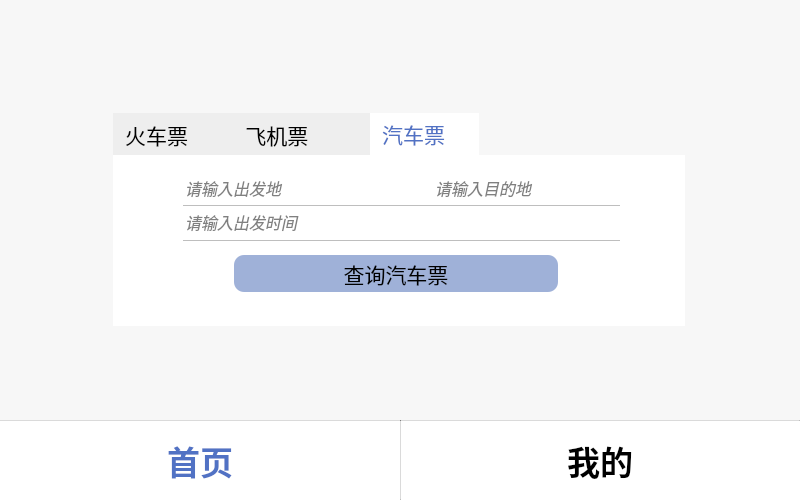
<?xml version="1.0" encoding="UTF-8"?>
<ui version="4.0">
 <class>UserHomePage</class>
 <widget class="QMainWindow" name="UserHomePage">
  <property name="geometry">
   <rect>
    <x>0</x>
    <y>0</y>
    <width>800</width>
    <height>500</height>
   </rect>
  </property>
  <property name="font">
   <font>
    <family>华文行楷</family>
    <pointsize>23</pointsize>
   </font>
  </property>
  <property name="windowTitle">
   <string>MainWindow</string>
  </property>
  <property name="styleSheet">
   <string notr="true">background-color:#f7f7f7;</string>
  </property>
  <widget class="QWidget" name="centralwidget">
   <property name="styleSheet">
    <string notr="true">background-color:#f7f7f7</string>
   </property>
   <widget class="QWidget" name="bottom" native="true">
    <property name="enabled">
     <bool>true</bool>
    </property>
    <property name="geometry">
     <rect>
      <x>0</x>
      <y>420</y>
      <width>800</width>
      <height>80</height>
     </rect>
    </property>
    <property name="minimumSize">
     <size>
      <width>800</width>
      <height>80</height>
     </size>
    </property>
    <property name="styleSheet">
     <string notr="true">*{
background-color: rgb(255, 255, 255); 
}
</string>
    </property>
    <widget class="QPushButton" name="pushButton_2">
     <property name="geometry">
      <rect>
       <x>0</x>
       <y>0</y>
       <width>400</width>
       <height>80</height>
      </rect>
     </property>
     <property name="font">
      <font>
       <family>微软雅黑</family>
       <pointsize>25</pointsize>
       <bold>true</bold>
      </font>
     </property>
     <property name="styleSheet">
      <string notr="true">*{border:none;color:#5172c4;}</string>
     </property>
     <property name="text">
      <string>首页</string>
     </property>
    </widget>
    <widget class="QPushButton" name="minebtn">
     <property name="geometry">
      <rect>
       <x>400</x>
       <y>0</y>
       <width>400</width>
       <height>80</height>
      </rect>
     </property>
     <property name="font">
      <font>
       <family>微软雅黑</family>
       <pointsize>25</pointsize>
       <bold>true</bold>
      </font>
     </property>
     <property name="cursor">
      <cursorShape>PointingHandCursor</cursorShape>
     </property>
     <property name="styleSheet">
      <string notr="true">border:none
</string>
     </property>
     <property name="text">
      <string>我的</string>
     </property>
    </widget>
    <widget class="Line" name="line">
     <property name="geometry">
      <rect>
       <x>0</x>
       <y>0</y>
       <width>800</width>
       <height>1</height>
      </rect>
     </property>
     <property name="font">
      <font>
       <pointsize>2</pointsize>
      </font>
     </property>
     <property name="styleSheet">
      <string notr="true">background-color:rgb(190,190,190);</string>
     </property>
     <property name="orientation">
      <enum>Qt::Horizontal</enum>
     </property>
    </widget>
    <widget class="Line" name="line_2">
     <property name="geometry">
      <rect>
       <x>400</x>
       <y>0</y>
       <width>1</width>
       <height>80</height>
      </rect>
     </property>
     <property name="autoFillBackground">
      <bool>false</bool>
     </property>
     <property name="styleSheet">
      <string notr="true">background-color:rgb(190,190,190);</string>
     </property>
     <property name="orientation">
      <enum>Qt::Vertical</enum>
     </property>
    </widget>
   </widget>
   <widget class="QTabWidget" name="tabWidget">
    <property name="geometry">
     <rect>
      <x>113</x>
      <y>113</y>
      <width>572</width>
      <height>220</height>
     </rect>
    </property>
    <property name="baseSize">
     <size>
      <width>0</width>
      <height>0</height>
     </size>
    </property>
    <property name="font">
     <font>
      <family>微软雅黑</family>
      <pointsize>16</pointsize>
     </font>
    </property>
    <property name="cursor">
     <cursorShape>PointingHandCursor</cursorShape>
    </property>
    <property name="autoFillBackground">
     <bool>false</bool>
    </property>
    <property name="styleSheet">
     <string notr="true">QTabBar::tab:selected { color: #5172c4; background-color: #ffffff;}
QTabBar::tab:!selected{background-color:rgb(238,238,238);}
QTabWidget::pane { border-radius: 10px; }</string>
    </property>
    <property name="tabPosition">
     <enum>QTabWidget::North</enum>
    </property>
    <property name="tabShape">
     <enum>QTabWidget::Rounded</enum>
    </property>
    <property name="currentIndex">
     <number>2</number>
    </property>
    <property name="iconSize">
     <size>
      <width>60</width>
      <height>50</height>
     </size>
    </property>
    <property name="elideMode">
     <enum>Qt::ElideNone</enum>
    </property>
    <property name="usesScrollButtons">
     <bool>true</bool>
    </property>
    <widget class="QWidget" name="tab">
     <attribute name="icon">
      <iconset resource="res.qrc">
       <normaloff>:/train.png</normaloff>:/train.png</iconset>
     </attribute>
     <attribute name="title">
      <string>火车票      </string>
     </attribute>
     <widget class="QFrame" name="frame_5">
      <property name="geometry">
       <rect>
        <x>0</x>
        <y>0</y>
        <width>574</width>
        <height>171</height>
       </rect>
      </property>
      <property name="styleSheet">
       <string notr="true">background-color:#ffffff;border:none;
</string>
      </property>
      <property name="frameShape">
       <enum>QFrame::StyledPanel</enum>
      </property>
      <property name="frameShadow">
       <enum>QFrame::Raised</enum>
      </property>
      <widget class="Line" name="line_11">
       <property name="geometry">
        <rect>
         <x>70</x>
         <y>50</y>
         <width>437</width>
         <height>1</height>
        </rect>
       </property>
       <property name="font">
        <font>
         <pointsize>2</pointsize>
        </font>
       </property>
       <property name="styleSheet">
        <string notr="true">background-color:rgb(190,190,190);</string>
       </property>
       <property name="orientation">
        <enum>Qt::Horizontal</enum>
       </property>
      </widget>
      <widget class="Line" name="line_12">
       <property name="geometry">
        <rect>
         <x>70</x>
         <y>85</y>
         <width>437</width>
         <height>1</height>
        </rect>
       </property>
       <property name="font">
        <font>
         <pointsize>2</pointsize>
        </font>
       </property>
       <property name="styleSheet">
        <string notr="true">background-color:rgb(190,190,190);</string>
       </property>
       <property name="orientation">
        <enum>Qt::Horizontal</enum>
       </property>
      </widget>
      <widget class="QPushButton" name="trainbtn">
       <property name="geometry">
        <rect>
         <x>121</x>
         <y>100</y>
         <width>324</width>
         <height>37</height>
        </rect>
       </property>
       <property name="sizePolicy">
        <sizepolicy hsizetype="Minimum" vsizetype="Minimum">
         <horstretch>0</horstretch>
         <verstretch>0</verstretch>
        </sizepolicy>
       </property>
       <property name="minimumSize">
        <size>
         <width>0</width>
         <height>0</height>
        </size>
       </property>
       <property name="font">
        <font>
         <family>微软雅黑</family>
         <pointsize>16</pointsize>
        </font>
       </property>
       <property name="cursor">
        <cursorShape>PointingHandCursor</cursorShape>
       </property>
       <property name="layoutDirection">
        <enum>Qt::LeftToRight</enum>
       </property>
       <property name="styleSheet">
        <string notr="true">*{
background-color:rgb(159,177,216);
border-radius: 10px;
}
QPushButton:pressed{  background-color: #5172c4;}</string>
       </property>
       <property name="text">
        <string>查询火车票</string>
       </property>
       <property name="iconSize">
        <size>
         <width>20</width>
         <height>20</height>
        </size>
       </property>
      </widget>
      <widget class="QLabel" name="label_7">
       <property name="geometry">
        <rect>
         <x>260</x>
         <y>0</y>
         <width>51</width>
         <height>46</height>
        </rect>
       </property>
       <property name="text">
        <string/>
       </property>
       <property name="pixmap">
        <pixmap resource="res.qrc">:/redAndblue.png</pixmap>
       </property>
       <property name="scaledContents">
        <bool>true</bool>
       </property>
      </widget>
      <widget class="QLineEdit" name="lineEdit_14">
       <property name="geometry">
        <rect>
         <x>70</x>
         <y>0</y>
         <width>181</width>
         <height>50</height>
        </rect>
       </property>
       <property name="font">
        <font>
         <pointsize>12</pointsize>
         <italic>true</italic>
        </font>
       </property>
       <property name="styleSheet">
        <string notr="true">color:grey</string>
       </property>
       <property name="inputMask">
        <string/>
       </property>
       <property name="text">
        <string>请输入出发地</string>
       </property>
       <property name="frame">
        <bool>true</bool>
       </property>
       <property name="alignment">
        <set>Qt::AlignBottom|Qt::AlignLeading|Qt::AlignLeft</set>
       </property>
      </widget>
      <widget class="QLineEdit" name="lineEdit_15">
       <property name="geometry">
        <rect>
         <x>320</x>
         <y>0</y>
         <width>181</width>
         <height>50</height>
        </rect>
       </property>
       <property name="font">
        <font>
         <pointsize>12</pointsize>
         <italic>true</italic>
        </font>
       </property>
       <property name="styleSheet">
        <string notr="true">color:grey</string>
       </property>
       <property name="inputMask">
        <string/>
       </property>
       <property name="text">
        <string>请输入目的地</string>
       </property>
       <property name="alignment">
        <set>Qt::AlignBottom|Qt::AlignLeading|Qt::AlignLeft</set>
       </property>
      </widget>
      <widget class="QLineEdit" name="lineEdit_16">
       <property name="geometry">
        <rect>
         <x>70</x>
         <y>51</y>
         <width>437</width>
         <height>33</height>
        </rect>
       </property>
       <property name="font">
        <font>
         <pointsize>12</pointsize>
         <italic>true</italic>
        </font>
       </property>
       <property name="styleSheet">
        <string notr="true">color:grey</string>
       </property>
       <property name="inputMask">
        <string/>
       </property>
       <property name="text">
        <string>请输入出发时间</string>
       </property>
       <property name="alignment">
        <set>Qt::AlignBottom|Qt::AlignLeading|Qt::AlignLeft</set>
       </property>
      </widget>
     </widget>
    </widget>
    <widget class="QWidget" name="tab_3">
     <attribute name="icon">
      <iconset resource="res.qrc">
       <normaloff>:/plane.png</normaloff>:/plane.png</iconset>
     </attribute>
     <attribute name="title">
      <string>飞机票         </string>
     </attribute>
     <widget class="QFrame" name="frame_4">
      <property name="geometry">
       <rect>
        <x>0</x>
        <y>0</y>
        <width>574</width>
        <height>171</height>
       </rect>
      </property>
      <property name="styleSheet">
       <string notr="true">background-color:#ffffff;border:none;
</string>
      </property>
      <property name="frameShape">
       <enum>QFrame::StyledPanel</enum>
      </property>
      <property name="frameShadow">
       <enum>QFrame::Raised</enum>
      </property>
      <widget class="Line" name="line_9">
       <property name="geometry">
        <rect>
         <x>70</x>
         <y>50</y>
         <width>437</width>
         <height>1</height>
        </rect>
       </property>
       <property name="font">
        <font>
         <pointsize>2</pointsize>
        </font>
       </property>
       <property name="styleSheet">
        <string notr="true">background-color:rgb(190,190,190);</string>
       </property>
       <property name="orientation">
        <enum>Qt::Horizontal</enum>
       </property>
      </widget>
      <widget class="Line" name="line_10">
       <property name="geometry">
        <rect>
         <x>70</x>
         <y>85</y>
         <width>437</width>
         <height>1</height>
        </rect>
       </property>
       <property name="font">
        <font>
         <pointsize>2</pointsize>
        </font>
       </property>
       <property name="styleSheet">
        <string notr="true">background-color:rgb(190,190,190);</string>
       </property>
       <property name="orientation">
        <enum>Qt::Horizontal</enum>
       </property>
      </widget>
      <widget class="QPushButton" name="planebtn">
       <property name="geometry">
        <rect>
         <x>121</x>
         <y>100</y>
         <width>324</width>
         <height>37</height>
        </rect>
       </property>
       <property name="sizePolicy">
        <sizepolicy hsizetype="Minimum" vsizetype="Minimum">
         <horstretch>0</horstretch>
         <verstretch>0</verstretch>
        </sizepolicy>
       </property>
       <property name="minimumSize">
        <size>
         <width>0</width>
         <height>0</height>
        </size>
       </property>
       <property name="font">
        <font>
         <family>微软雅黑</family>
         <pointsize>16</pointsize>
        </font>
       </property>
       <property name="cursor">
        <cursorShape>PointingHandCursor</cursorShape>
       </property>
       <property name="layoutDirection">
        <enum>Qt::LeftToRight</enum>
       </property>
       <property name="styleSheet">
        <string notr="true">*{
background-color:rgb(159,177,216);
border-radius: 10px;
}
QPushButton:pressed{  background-color: #5172c4;}</string>
       </property>
       <property name="text">
        <string>查询飞机票</string>
       </property>
       <property name="iconSize">
        <size>
         <width>20</width>
         <height>20</height>
        </size>
       </property>
      </widget>
      <widget class="QLabel" name="label_6">
       <property name="geometry">
        <rect>
         <x>260</x>
         <y>0</y>
         <width>51</width>
         <height>46</height>
        </rect>
       </property>
       <property name="text">
        <string/>
       </property>
       <property name="pixmap">
        <pixmap resource="res.qrc">:/redAndblue.png</pixmap>
       </property>
       <property name="scaledContents">
        <bool>true</bool>
       </property>
      </widget>
      <widget class="QLineEdit" name="lineEdit_11">
       <property name="geometry">
        <rect>
         <x>70</x>
         <y>0</y>
         <width>181</width>
         <height>50</height>
        </rect>
       </property>
       <property name="font">
        <font>
         <pointsize>12</pointsize>
         <italic>true</italic>
        </font>
       </property>
       <property name="styleSheet">
        <string notr="true">color:grey</string>
       </property>
       <property name="inputMask">
        <string/>
       </property>
       <property name="text">
        <string>请输入出发地</string>
       </property>
       <property name="frame">
        <bool>true</bool>
       </property>
       <property name="alignment">
        <set>Qt::AlignBottom|Qt::AlignLeading|Qt::AlignLeft</set>
       </property>
      </widget>
      <widget class="QLineEdit" name="lineEdit_12">
       <property name="geometry">
        <rect>
         <x>320</x>
         <y>0</y>
         <width>181</width>
         <height>50</height>
        </rect>
       </property>
       <property name="font">
        <font>
         <pointsize>12</pointsize>
         <italic>true</italic>
        </font>
       </property>
       <property name="styleSheet">
        <string notr="true">color:grey</string>
       </property>
       <property name="inputMask">
        <string/>
       </property>
       <property name="text">
        <string>请输入目的地</string>
       </property>
       <property name="alignment">
        <set>Qt::AlignBottom|Qt::AlignLeading|Qt::AlignLeft</set>
       </property>
      </widget>
      <widget class="QLineEdit" name="lineEdit_13">
       <property name="geometry">
        <rect>
         <x>70</x>
         <y>51</y>
         <width>437</width>
         <height>33</height>
        </rect>
       </property>
       <property name="font">
        <font>
         <pointsize>12</pointsize>
         <italic>true</italic>
        </font>
       </property>
       <property name="styleSheet">
        <string notr="true">color:grey</string>
       </property>
       <property name="inputMask">
        <string/>
       </property>
       <property name="text">
        <string>请输入出发时间</string>
       </property>
       <property name="alignment">
        <set>Qt::AlignBottom|Qt::AlignLeading|Qt::AlignLeft</set>
       </property>
      </widget>
     </widget>
    </widget>
    <widget class="QWidget" name="tab_2">
     <attribute name="icon">
      <iconset resource="res.qrc">
       <normaloff>:/car.png</normaloff>:/car.png</iconset>
     </attribute>
     <attribute name="title">
      <string>汽车票    </string>
     </attribute>
     <widget class="QFrame" name="frame_3">
      <property name="geometry">
       <rect>
        <x>0</x>
        <y>0</y>
        <width>575</width>
        <height>171</height>
       </rect>
      </property>
      <property name="styleSheet">
       <string notr="true">background-color:#ffffff;border:none;
</string>
      </property>
      <property name="frameShape">
       <enum>QFrame::StyledPanel</enum>
      </property>
      <property name="frameShadow">
       <enum>QFrame::Raised</enum>
      </property>
      <widget class="Line" name="line_7">
       <property name="geometry">
        <rect>
         <x>70</x>
         <y>50</y>
         <width>437</width>
         <height>1</height>
        </rect>
       </property>
       <property name="font">
        <font>
         <pointsize>2</pointsize>
        </font>
       </property>
       <property name="styleSheet">
        <string notr="true">background-color:rgb(190,190,190);</string>
       </property>
       <property name="orientation">
        <enum>Qt::Horizontal</enum>
       </property>
      </widget>
      <widget class="Line" name="line_8">
       <property name="geometry">
        <rect>
         <x>70</x>
         <y>85</y>
         <width>437</width>
         <height>1</height>
        </rect>
       </property>
       <property name="font">
        <font>
         <pointsize>2</pointsize>
        </font>
       </property>
       <property name="styleSheet">
        <string notr="true">background-color:rgb(190,190,190);</string>
       </property>
       <property name="orientation">
        <enum>Qt::Horizontal</enum>
       </property>
      </widget>
      <widget class="QPushButton" name="carbtn">
       <property name="geometry">
        <rect>
         <x>121</x>
         <y>100</y>
         <width>324</width>
         <height>37</height>
        </rect>
       </property>
       <property name="sizePolicy">
        <sizepolicy hsizetype="Minimum" vsizetype="Minimum">
         <horstretch>0</horstretch>
         <verstretch>0</verstretch>
        </sizepolicy>
       </property>
       <property name="minimumSize">
        <size>
         <width>0</width>
         <height>0</height>
        </size>
       </property>
       <property name="font">
        <font>
         <family>微软雅黑</family>
         <pointsize>16</pointsize>
        </font>
       </property>
       <property name="cursor">
        <cursorShape>PointingHandCursor</cursorShape>
       </property>
       <property name="layoutDirection">
        <enum>Qt::LeftToRight</enum>
       </property>
       <property name="styleSheet">
        <string notr="true">*{
background-color:rgb(159,177,216);
border-radius: 10px;
}
QPushButton:pressed{  background-color: #5172c4;}</string>
       </property>
       <property name="text">
        <string>查询汽车票</string>
       </property>
       <property name="iconSize">
        <size>
         <width>20</width>
         <height>20</height>
        </size>
       </property>
      </widget>
      <widget class="QLabel" name="label_4">
       <property name="geometry">
        <rect>
         <x>260</x>
         <y>0</y>
         <width>51</width>
         <height>46</height>
        </rect>
       </property>
       <property name="text">
        <string/>
       </property>
       <property name="pixmap">
        <pixmap resource="res.qrc">:/redAndblue.png</pixmap>
       </property>
       <property name="scaledContents">
        <bool>true</bool>
       </property>
      </widget>
      <widget class="QLineEdit" name="lineEdit_7">
       <property name="geometry">
        <rect>
         <x>70</x>
         <y>0</y>
         <width>181</width>
         <height>50</height>
        </rect>
       </property>
       <property name="font">
        <font>
         <pointsize>12</pointsize>
         <italic>true</italic>
        </font>
       </property>
       <property name="styleSheet">
        <string notr="true">color:grey</string>
       </property>
       <property name="inputMask">
        <string/>
       </property>
       <property name="text">
        <string>请输入出发地</string>
       </property>
       <property name="frame">
        <bool>true</bool>
       </property>
       <property name="alignment">
        <set>Qt::AlignBottom|Qt::AlignLeading|Qt::AlignLeft</set>
       </property>
      </widget>
      <widget class="QLineEdit" name="lineEdit_8">
       <property name="geometry">
        <rect>
         <x>320</x>
         <y>0</y>
         <width>181</width>
         <height>50</height>
        </rect>
       </property>
       <property name="font">
        <font>
         <pointsize>12</pointsize>
         <italic>true</italic>
        </font>
       </property>
       <property name="styleSheet">
        <string notr="true">color:grey</string>
       </property>
       <property name="inputMask">
        <string/>
       </property>
       <property name="text">
        <string>请输入目的地</string>
       </property>
       <property name="alignment">
        <set>Qt::AlignBottom|Qt::AlignLeading|Qt::AlignLeft</set>
       </property>
      </widget>
      <widget class="QLineEdit" name="lineEdit_9">
       <property name="geometry">
        <rect>
         <x>70</x>
         <y>51</y>
         <width>437</width>
         <height>33</height>
        </rect>
       </property>
       <property name="font">
        <font>
         <pointsize>12</pointsize>
         <italic>true</italic>
        </font>
       </property>
       <property name="styleSheet">
        <string notr="true">color:grey</string>
       </property>
       <property name="inputMask">
        <string/>
       </property>
       <property name="text">
        <string>请输入出发时间</string>
       </property>
       <property name="alignment">
        <set>Qt::AlignBottom|Qt::AlignLeading|Qt::AlignLeft</set>
       </property>
      </widget>
     </widget>
    </widget>
   </widget>
  </widget>
 </widget>
 <resources>
  <include location="res.qrc"/>
 </resources>
 <connections/>
</ui>
